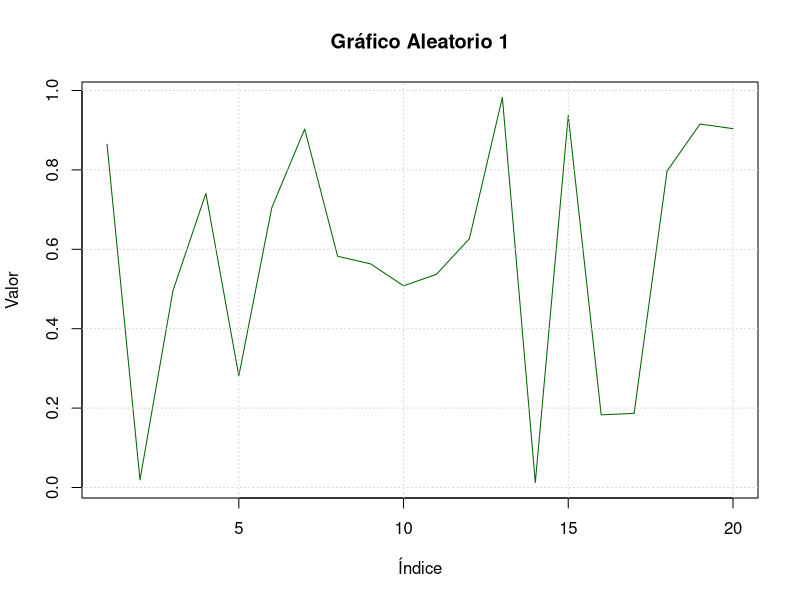
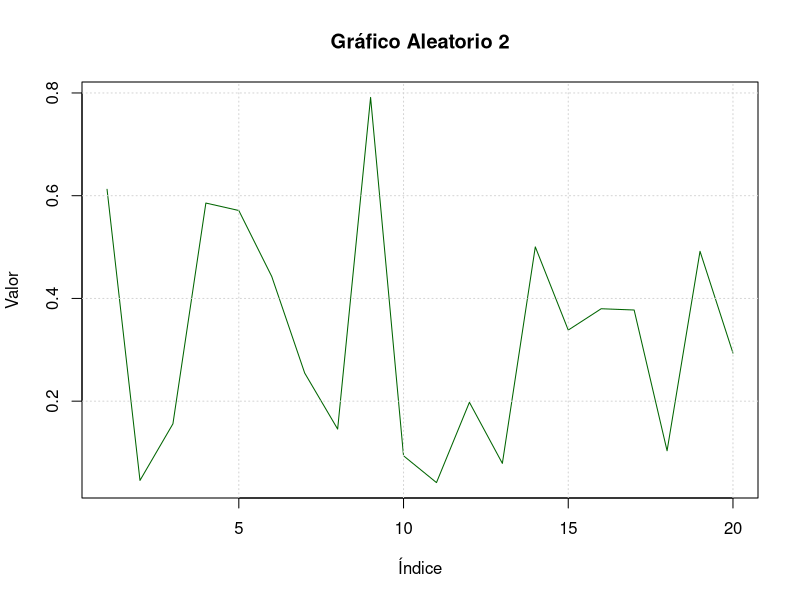
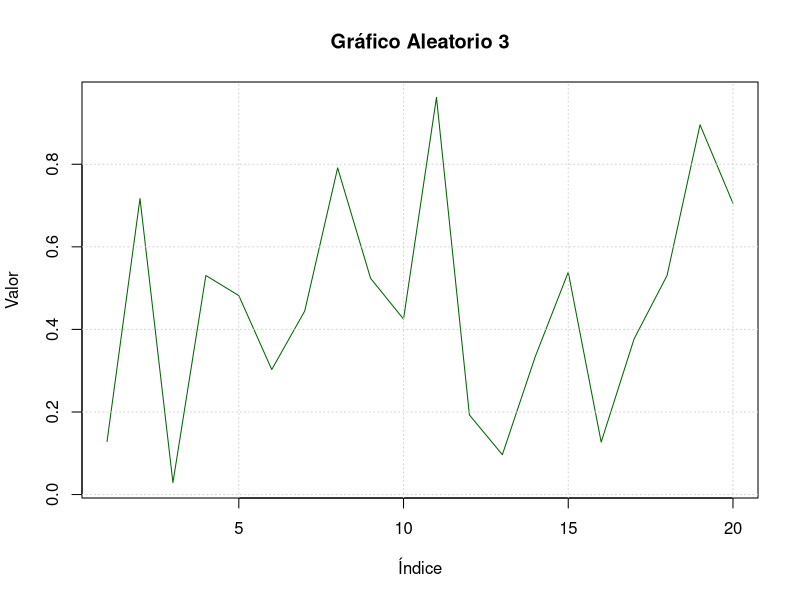
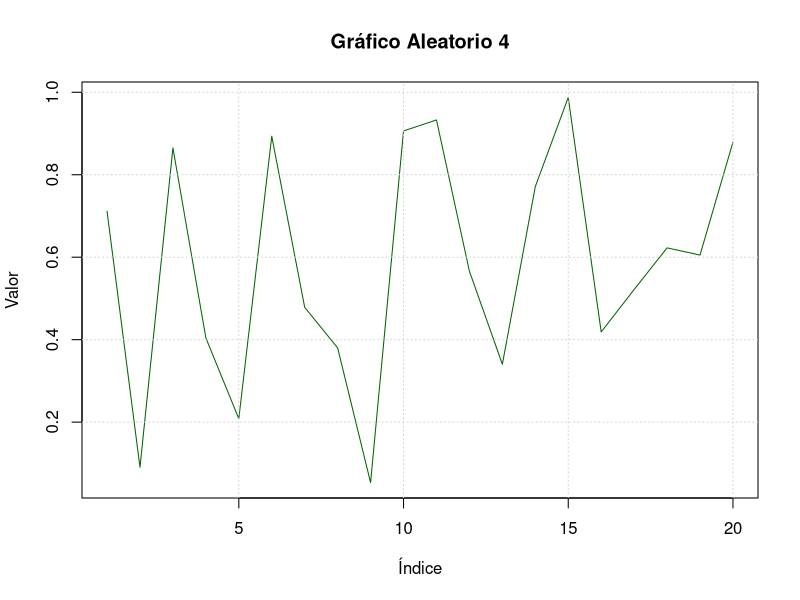
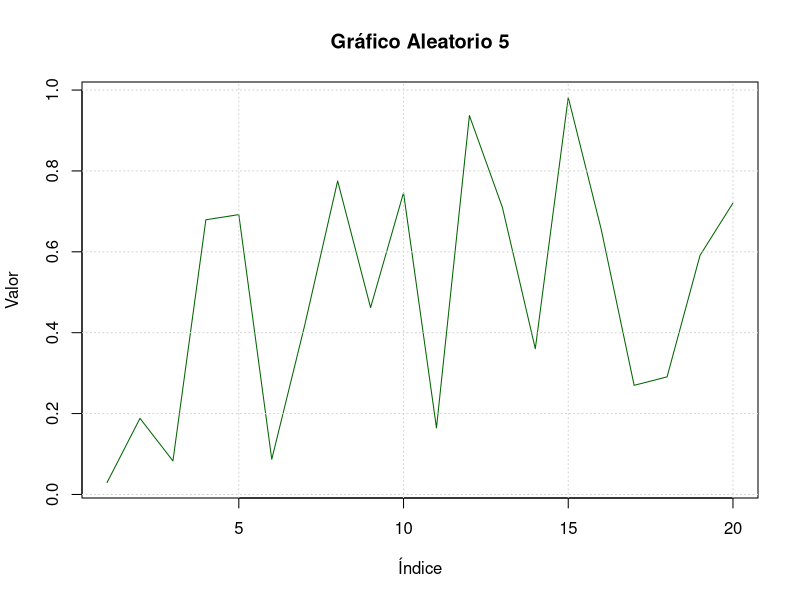
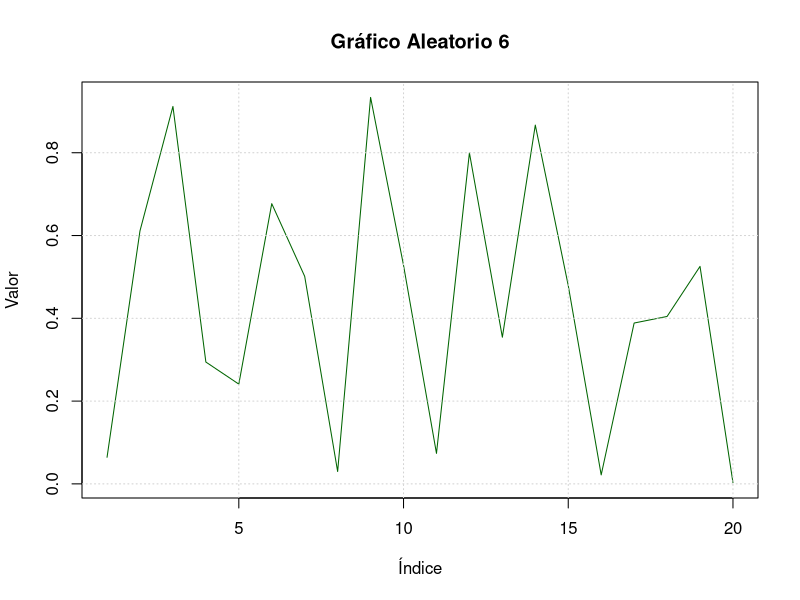
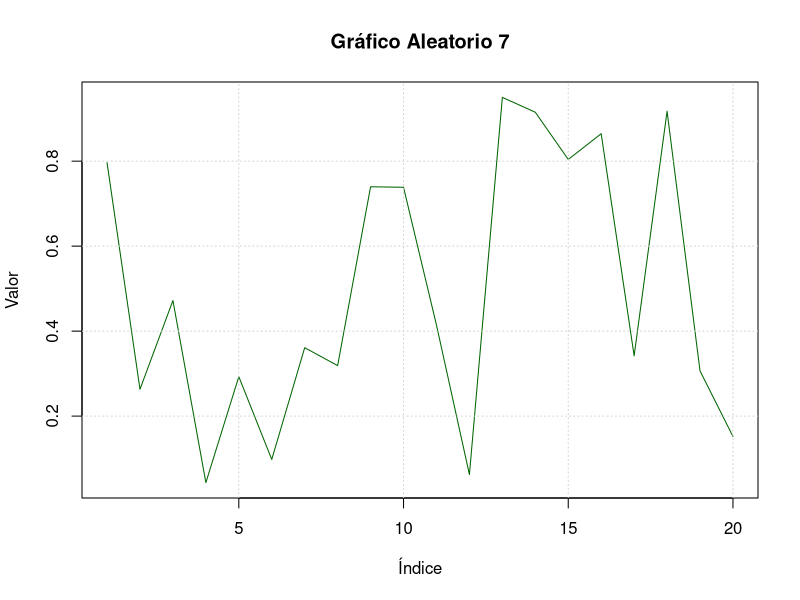
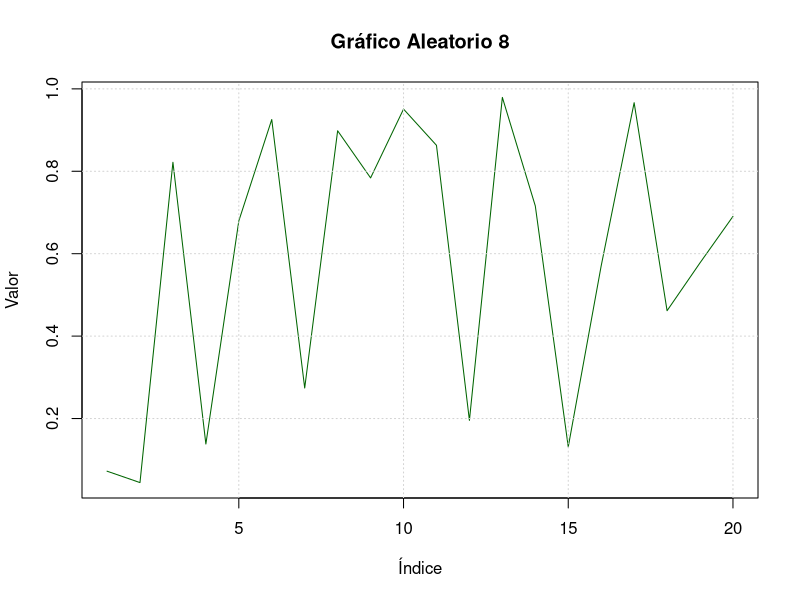

Source code (R) for these figures, in order: (Note: this script raises an error after producing the figures.)
## ---- chunk 1
knitr::opts_chunk$set(echo = TRUE)
## ---- chunk 2
x1 <- c("1","2",2+3i,5+41)
x2 <- log(c(T,T,T,T,F))
x3 <- !(c(1,3,4,12,12.1,99,100))
x4 <- c(1,2,3)<"a"
x5 <- 1:10
## ---- chunk 3
m1 <- matrix(c("a","b","c","d","e","f"), nrow = 2, ncol = 3)
## ---- chunk 4
m2 <- matrix("a", nrow = 4, ncol = 4)
## ---- chunk 5
m3 <- matrix(letters[1:25], nrow = 5, ncol = 5)
## ---- chunk 6
m4 <- matrix(c(1+2i, 3+4i, 5+6i, 7+8i), nrow = 2, ncol = 2)
## ---- chunk 7
if (!dir.exists("resultados")) {
  dir.create("resultados")
}
for (i in 1:40) {
    datos <- runif(20)
   write(datos, file = paste0("resultados/archivo_", i, ".txt"),
ncolumns = 1)
  
   pdf(file = paste0("resultados/grafico_", i, ".pdf"))
  
   plot(datos, 
       type = "l", 
       col = "darkgreen", 
       main = paste("Gráfico Aleatorio", i), 
       xlab = "Índice", 
       ylab = "Valor")
  
grid()
  
dev.off()
}
